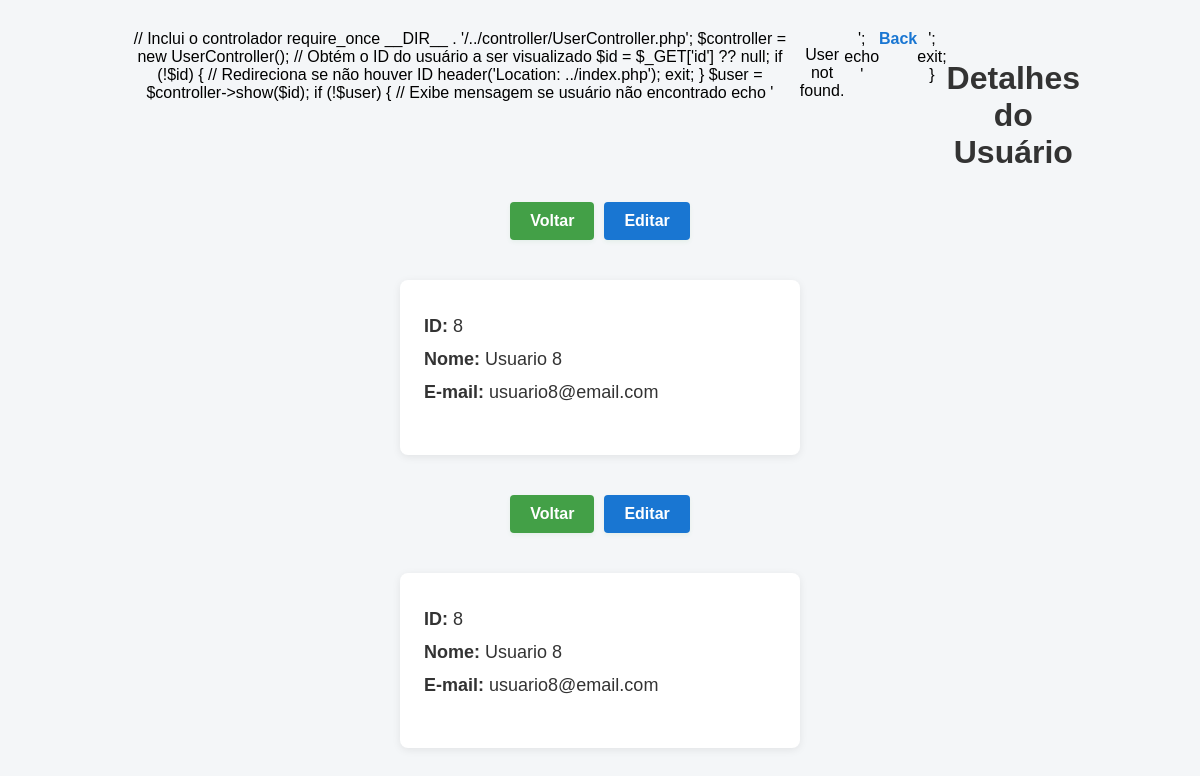
Page /views/view.php?id=8 on the committed database.
### tables this page shows
CREATE TABLE `users` (
  `id` int(11) NOT NULL,
  `name` varchar(100) NOT NULL,
  `email` varchar(100) NOT NULL
);

### conection/Connection.php (called while the page is built)
<?php
class Connection {
    private static $instance;
    public static function getInstance() {
        if (!isset(self::$instance)) {
            self::$instance = new PDO('mysql:host=localhost;dbname=practice_crud;charset=utf8mb4', 'root', '');
            self::$instance->setAttribute(PDO::ATTR_ERRMODE, PDO::ERRMODE_EXCEPTION);
        }
        return self::$instance;
    }
}

### model/User.php (called while the page is built, shortened)
<?php
require_once __DIR__ . '/../conection/Connection.php';
class User {
    public static function getById($id) {
        $sql = "SELECT * FROM users WHERE id = ?";
        $stmt = Connection::getInstance()->prepare($sql);
        $stmt->execute([$id]);
        return $stmt->fetch(PDO::FETCH_ASSOC);
    }
}

### controller/UserController.php (called while the page is built, shortened)
<?php
require_once __DIR__ . '/../model/User.php';
class UserController {
    public function show($id) {
        return User::getById($id);
    }
}

### views/view.php (the view, shortened to what this page needs)
<?php
require_once __DIR__ . '/../controller/UserController.php';
$controller = new UserController();
$id = $_GET['id'] ?? null;
$user = $controller->show($id);
?>
<!DOCTYPE html>
<html lang="en">
<head>
    <link rel="stylesheet" href="../assets/style.css">
</head>
<body>
    <div class="titulo-crud">
// Inclui o controlador
require_once __DIR__ . '/../controller/UserController.php';
$controller = new UserController();
// Obtém o ID do usuário a ser visualizado
$id = $_GET['id'] ?? null;
if (!$id) {
    // Redireciona se não houver ID
    header('Location: ../index.php');
    exit;
}
$user = $controller->show($id);
if (!$user) {
    // Exibe mensagem se usuário não encontrado
    echo '<p>User not found.</p>';
    echo '<a href="../index.php">Back</a>';
    exit;
}
        <h1>Detalhes do Usuário</h1>
    </div>
    <div style="max-width: 400px; margin: 0 auto;">
        <div class="actions-bar" style="margin-bottom: 10px; justify-content: center;">
            <a href="../index.php" class="btn-right" style="margin-right:10px;">Voltar</a>
            <a href="edit.php?id=<?= $user['id'] ?>" class="btn-right" style="background:#1976d2;">Editar</a>
        </div>
        <div class="user-details">
            <p><strong>ID:</strong> <?= htmlspecialchars($user['id']) ?></p>
            <p><strong>Nome:</strong> <?= htmlspecialchars($user['name']) ?></p>
            <p><strong>E-mail:</strong> <?= htmlspecialchars($user['email']) ?></p>
        </div>
        <div class="actions-bar" style="margin-bottom: 10px; justify-content: center;">
            <a href="../index.php" class="btn-right" style="margin-right:10px;">Voltar</a>
            <a href="edit.php?id=<?= $user['id'] ?>" class="btn-right" style="background:#1976d2;">Editar</a>
        </div>
        <div class="user-details">
            <p><strong>ID:</strong> <?= htmlspecialchars($user['id']) ?></p>
            <p><strong>Nome:</strong> <?= htmlspecialchars($user['name']) ?></p>
            <p><strong>E-mail:</strong> <?= htmlspecialchars($user['email']) ?></p>
        </div>

### assets/style.css (style rules this page uses)
.user-details { max-width: 400px; margin: 40px auto; background: #fff; padding: 24px 24px 40px 24px; border-radius: 8px; box-shadow: 0 2px 8px rgba(0,0,0,0.08); font-size: 18px; color: #333; }
.user-details p { margin: 12px 0; padding: 0; }
.titulo-crud { text-align: center; margin-top: 30px; margin-bottom: 10px; }
.btn-right { background: #43a047; color: #fff; padding: 10px 20px; border-radius: 4px; text-decoration: none; font-weight: bold; box-shadow: 0 2px 4px rgba(67,160,71,0.08); transition: background 0.2s; }
.actions-bar { width: 80%; margin: 0 auto 10px auto; display: flex; justify-content: flex-end; }
.titulo-crud { width: 80%; margin: 30px auto 10px auto; display: flex; justify-content: center; }
body { font-family: Arial, Helvetica, sans-serif; background: #f4f6f8; margin: 0; padding: 0; }
h1 { color: #333; margin-top: 30px; text-align: center; }
a { color: #1976d2; text-decoration: none; font-weight: bold; }

### rows in the picture
users: id "8", name "Usuario 8", email "usuario8@email.com"
